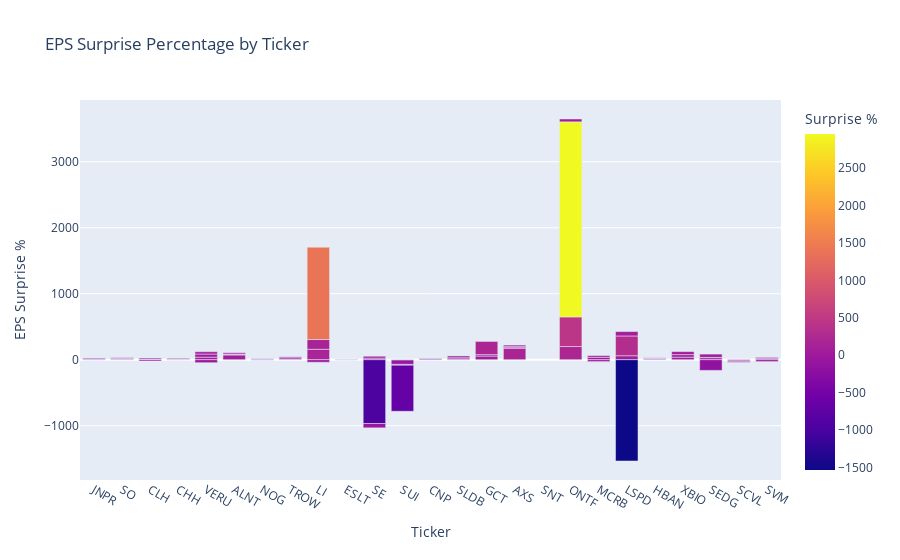

Source (notebook cell):
### Markdown cell above
### 1. EPS Surprise Percentage for Each Ticker
This visualization helps in understanding how the actual EPS compares with the estimated EPS for each ticker.

### Code cell
import plotly.express as px

fig = px.bar(eps_movement_merged, x='Ticker', y='surprisePercentage', 
             title="EPS Surprise Percentage by Ticker",
             color='surprisePercentage',
             labels={'surprisePercentage': 'Surprise %'})
fig.update_layout(xaxis_title='Ticker', yaxis_title='EPS Surprise %')
fig.show()

### Figure 1 — Plotly figure (JSON) as saved in the notebook; plotly's stock layout.template omitted (floating-point values rounded to 4 significant figures)
{"data": [{"alignmentgroup": "True", "hovertemplate": "Ticker=%{x}<br>Surprise %=%{marker.color}<extra></extra>", "legendgroup": "", "marker": {"color": [-4.688, 9.091, 5.455, 11.63, 6.667, 7.576, 5.333, 11.27, 7.692, -20, 1.429, 16.24, 6.667, -1.622, 3.55, 10.89, 38.46, 47.83, 35, -45.45, 71.88, 10.91, 3.571, 19.57, -2.424, -2.809, 10.37, 4.142, 7.5, 21.91, 16.76, 3.049, 158.3, -38.81, 147.7, 1400, -2.941, 2.614, -1.734, 24, -966.7, 28.57, -65.91, -71.05, 0, -11.11, -700, 0, 14.29, 3.704, 6.383, -1.01, 11.76, 18.3, 26.83, 55.26, 21.62, 200, 172.2, 18.18, 14.36, 18.27, null, null, null, 200, 448.8, 2957.0, 42.86, 36, 26, -32.08, -3.636, 60, 300, 66.67, -1535.0, 11.11, 9.375, 2.941, 5.405, 38.39, 38.94, 45.45, 30.83, -161.8, 3.968, 50.26, -17.53, -15.48, -13.04, -1.25, 20, 20, -28.57, 0], "coloraxis": "coloraxis", "pattern": {"shape": ""}}, "name": "", "offsetgroup": "", "orientation": "v", "showlegend": false, "textposition": "auto", "type": "bar", "x": ["JNPR", "JNPR", "JNPR", "JNPR", "SO", "SO", "SO", "SO", "CLH", "CLH", "CLH", "CLH", "CHH", "CHH", "CHH", "CHH", "VERU", "VERU", "VERU", "VERU", "ALNT", "ALNT", "ALNT", "ALNT", "NOG", "NOG", "NOG", "NOG", "TROW", "TROW", "TROW", "TROW", "LI", "LI", "LI", "LI", "ESLT", "ESLT", "ESLT", "SE", "SE", "SE", "SE", "SUI", "SUI", "SUI", "SUI", "CNP", "CNP", "CNP", "CNP", "SLDB", "SLDB", "SLDB", "SLDB", "GCT", "GCT", "GCT", "AXS", "AXS", "AXS", "AXS", "SNT", "SNT", "SNT", "ONTF", "ONTF", "ONTF", "ONTF", "MCRB", "MCRB", "MCRB", "MCRB", "LSPD", "LSPD", "LSPD", "LSPD", "HBAN", "HBAN", "HBAN", "HBAN", "XBIO", "XBIO", "XBIO", "SEDG", "SEDG", "SEDG", "SEDG", "SCVL", "SCVL", "SCVL", "SCVL", "SVM", "SVM", "SVM", "SVM"], "xaxis": "x", "y": [-4.688, 9.091, 5.455, 11.63, 6.667, 7.576, 5.333, 11.27, 7.692, -20, 1.429, 16.24, 6.667, -1.622, 3.55, 10.89, 38.46, 47.83, 35, -45.45, 71.88, 10.91, 3.571, 19.57, -2.424, -2.809, 10.37, 4.142, 7.5, 21.91, 16.76, 3.049, 158.3, -38.81, 147.7, 1400, -2.941, 2.614, -1.734, 24, -966.7, 28.57, -65.91, -71.05, 0, -11.11, -700, 0, 14.29, 3.704, 6.383, -1.01, 11.76, 18.3, 26.83, 55.26, 21.62, 200, 172.2, 18.18, 14.36, 18.27, null, null, null, 200, 448.8, 2957.0, 42.86, 36, 26, -32.08, -3.636, 60, 300, 66.67, -1535.0, 11.11, 9.375, 2.941, 5.405, 38.39, 38.94, 45.45, 30.83, -161.8, 3.968, 50.26, -17.53, -15.48, -13.04, -1.25, 20, 20, -28.57, 0], "yaxis": "y"}], "layout": {"barmode": "relative", "coloraxis": {"colorbar": {"title": {"text": "Surprise %"}}, "colorscale": [[0, "#0d0887"], [0.1111, "#46039f"], [0.2222, "#7201a8"], [0.3333, "#9c179e"], [0.4444, "#bd3786"], [0.5556, "#d8576b"], [0.6667, "#ed7953"], [0.7778, "#fb9f3a"], [0.8889, "#fdca26"], [1, "#f0f921"]]}, "legend": {"tracegroupgap": 0}, "title": {"text": "EPS Surprise Percentage by Ticker"}, "xaxis": {"anchor": "y", "domain": [0, 1], "title": {"text": "Ticker"}}, "yaxis": {"anchor": "x", "domain": [0, 1], "title": {"text": "EPS Surprise %"}}}}
